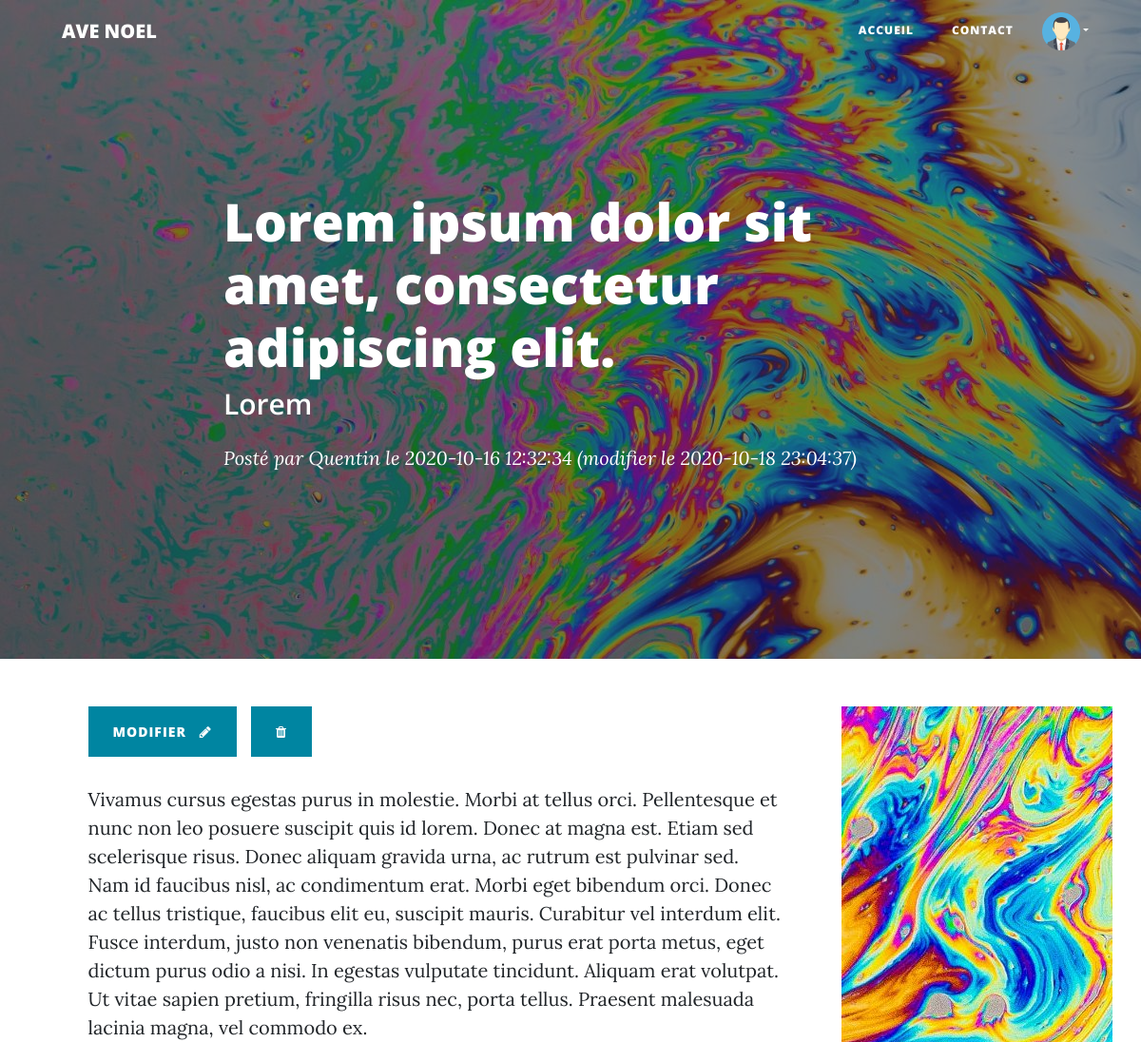
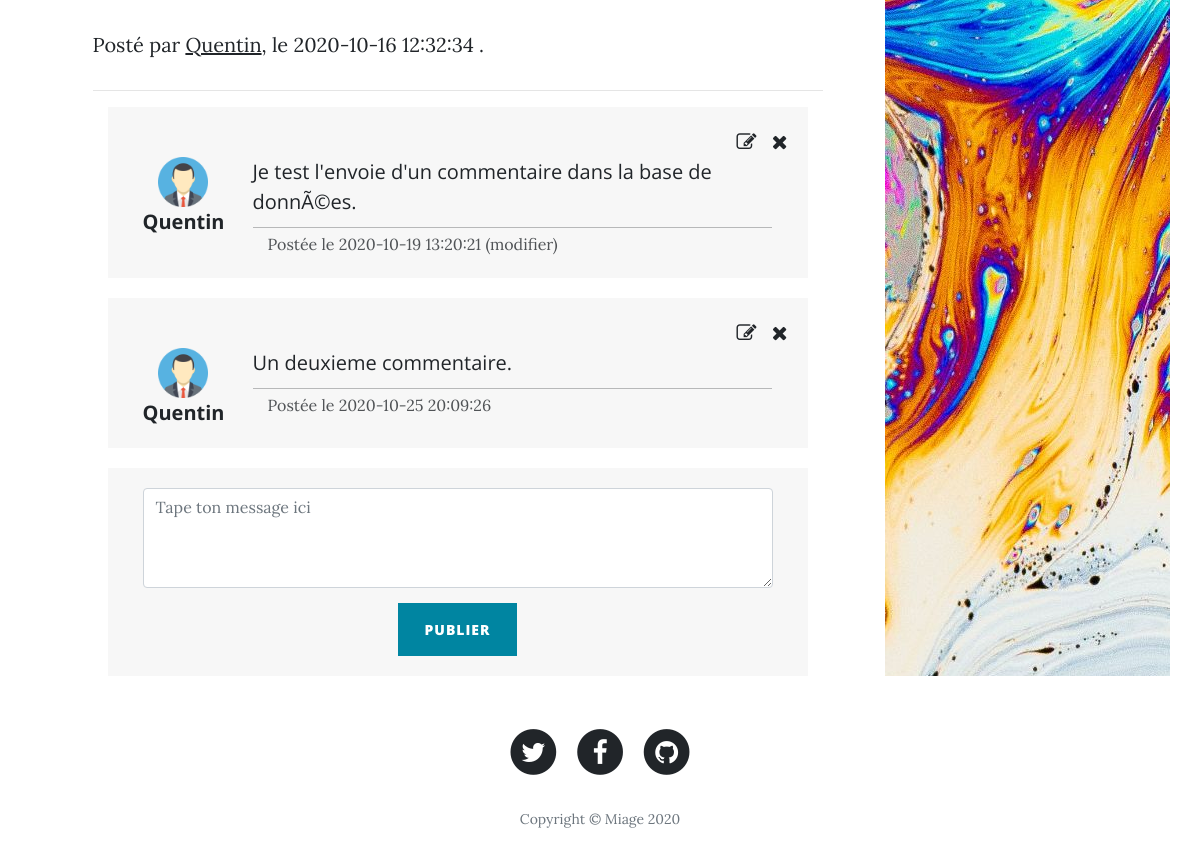
The app's page /index.php?controller=post&post=1 (signed in) with its own data (2 pictures, top to bottom).
### tables this page shows
CREATE TABLE IF NOT EXISTS `post` (
  `id` int(11) NOT NULL AUTO_INCREMENT,
  `id_client` int(11) NOT NULL,
  `content` text NOT NULL,
  `title` varchar(150) NOT NULL,
  `subject` varchar(30) NOT NULL,
  `created_at` datetime DEFAULT NULL,
  `updated_at` datetime DEFAULT NULL,
  `deleted_at` datetime DEFAULT NULL,
  PRIMARY KEY (`id`),
  KEY `id_client` (`id_client`)
);

CREATE TABLE IF NOT EXISTS `client` (
  `id` int(11) NOT NULL AUTO_INCREMENT,
  `username` varchar(20) NOT NULL,
  `mail` varchar(40) NOT NULL,
  `lastname` varchar(40) NOT NULL,
  `firstname` varchar(20) NOT NULL,
  `password` varchar(70) NOT NULL,
  `isadmin` tinyint(1) DEFAULT NULL,
  `iswriter` tinyint(1) NOT NULL,
  `avatar_path` varchar(30) DEFAULT NULL,
  `last_connection_at` datetime DEFAULT NULL,
  `is_following_newsletter` tinyint(1) NOT NULL,
  PRIMARY KEY (`id`),
  UNIQUE KEY `username` (`username`)
);

CREATE TABLE IF NOT EXISTS `comment` (
  `id` int(11) NOT NULL AUTO_INCREMENT,
  `id_client` int(11) NOT NULL,
  `id_post` int(11) NOT NULL,
  `content` text NOT NULL,
  `created_at` datetime DEFAULT NULL,
  `updated_at` datetime DEFAULT NULL,
  `deleted_at` datetime DEFAULT NULL,
  PRIMARY KEY (`id`),
  KEY `id_client` (`id_client`),
  KEY `id_post` (`id_post`)
);

### src/views/post/post.php (the view, shortened to what the rows shown need)
    <header class="masthead" style="background: url(&quot;images/image1.jpg&quot;);">
        <div class="container">
            <div class="row">
                <div class="col-md-10 col-lg-8 mx-auto">
                    <div class="post-heading">
                        <h1><?= $post->getTitle() ?><br></h1>
                        <h2 class="subheading"><?= $post->getSubject() ?><br></h2>
                        <span class="meta"> Posté par <a
                                    href="index.php?controller=client&action=posts&idClient=<?= $post->getIdClient() ?>"><?= $post->getUsername() ?></a>&nbsp;le <?= $post->getCreatedAt() ?> <?php if ($post->getUpdatedAt() != null) {
                                echo("(modifier le " . $post->getUpdatedAt() . ")");
                            } ?></span></div>
                </div>
            </div>
        </div>
    </header>
    <article>
        <div class="container">
            <div class="row" style="border-width: 1px;border-color: #212529;">
                <div class="col-md-10 col-lg-8 mx-auto">
                    <?php
                    if (isset($_SESSION['session_validity']) && ($_SESSION['isAdmin'] || ($_SESSION['id'] == $post->getIdClient()))) {
                        echo '<div>
                        <button class="btn btn-primary" type="button" data-toggle="modal"
                                data-target="#modalUpdatePost"> Modifier &nbsp;&nbsp;<i class="fa fa-pencil"></i>
                        </button>
                                                                                                value="' . $post->getTitle() . '"
                                                                                                   value="' . $post->getSubject() . '">
                                            <div class="form-group"><label> Texte</label><textarea name="content"
                                                                                                   class="col-12 form-control"
                                                                                                   placeholder="Taper le texte du post"
                                                                                                   style="font-size: 16px;height: 15em;">' . $post->getContent() . '</textarea>
                                            </div>
                        <button class="btn btn-primary" type="button" style="margin-left: 10px;" data-toggle="modal"
                                data-target="#modalDeletePost"><i class="fa fa-trash"></i></button>
                                            <input name="idPost" type="hidden" readonly value="' . $post->getId() . '">
                    </div>';
                    }
                    ?>
                    <p><?= $post->getContent() ?><br></p>
                    <p><span> Posté par </span><a
                                href="index.php?controller=client&action=posts&idClient=<?= $post->getIdClient() ?>"><?= $post->getUsername() ?></a><span>, le <?= $post->getCreatedAt() ?> </span>.
                    </p>
                    <hr>
                    <div style="padding: 0px 30px;">
                        <div>
                            <?php foreach ($comments as $comment): ?>
                                <div class="row"
                                     style="background: rgba(0,0,0,0.03);padding: 20px;margin-bottom: 20px;">
                                    <?php
                                    if (isset($_SESSION['session_validity']) && ($_SESSION['isAdmin'] || ($_SESSION['id'] == $comment->getIdClient()))) {
                                        echo '<div class="col col-sm-12 p-0">
                                    <div class="row col-12 p-0 m-0">
                                        <div class="col p-0">
                                            <div class="float-right">
                                            <span>
                                                <i class="fa fa-edit" data-toggle="modal"
                                                   data-target="#modalUpdateComment' . $comment->getId() . '"
                                                   style="margin-right: 10px;"></i>
                                                <i class="fa fa-remove" data-toggle="modal"
                                                   data-target="#modalDeleteComment' . $comment->getId() . '"></i>
                                            </span>
                                            </div>
                                        </div>
                                    </div>
                                </div>';
                                    }
                                    ?>
                                    <div class="col-12 col-md-2">
                                        <div class="row">
                                            <div class="col-12" style="text-align: center;">
                                                <img class="col-12" style="max-width: 150px;"
                                                     src="images/user-icon/<?= $comment->getAvatarPath() ?>">
                                                <strong style="font-family: 'Open Sans', sans-serif;"><?= $comment->getUsername() ?></strong>
                                            </div>
                                        </div>
                                    </div>
                                    <div class="col-10">
                                        <div class="row">
                                            <div class="col" style="margin-bottom: 10px;"><span
                                                        style="font-family: 'Open Sans', sans-serif;"><?= $comment->getContent() ?></span>
                                            </div>
                                        </div>
                                        <div class="row">
                                            <div class="col">
                                                <div style="border-width: 1px;border-color: rgba(33,37,41,0.3);border-top-style: solid;">
                                                    <small class="col-12" style="color: rgba(33,37,41,0.78);">Postée
                                                        le&nbsp;<?= $comment->getCreatedAt() ?><?php if ($comment->getUpdatedAt() != null) {
                                                            echo(' (modifier)');
                                                        } ?></small>
                                                </div>
                                            </div>
                                        </div>
                                    </div>
                                </div>
                            <?php endforeach; ?>
                        </div>
                    </div>
                </div>
            </div>
    </article>
<?php
include_once "../src/views/layout/template.php";
?>

### records on screen
post: title "Lorem ipsum dolor sit amet, consectetur adipiscing elit.", subject "Lorem", created_at "2020-10-16 12:32:34", updated_at "2020-10-18 23:04:37", content "Vivamus cursus egestas purus in molestie. Morbi at tellus orci. Pellentesque et nunc non leo posuere suscipit quis id lorem. Donec at magna est. Etiam sed scelerisque risus. Donec aliquam gravida urna, ac rutrum est pulvinar sed. Nam id faucibus nisl, ac condimentum erat. Morbi eget bibendum orci. Donec ac tellus tristique, faucibus elit eu, suscipit mauris. Curabitur vel interdum elit. Fusce interdum, justo non venenatis bibendum, purus erat porta metus, eget dictum purus odio a nisi. In egestas vulputate tincidunt. Aliquam erat volutpat. Ut vitae sapien pretium, fringilla risus nec, porta tellus. Praesent malesuada lacinia magna, vel commodo ex."
client: username "Quentin"
comment: id_client.avatar_path (placeholder picture), id_client.username "Quentin", content "Je test l'envoie d'un commentaire dans la base de donnÃ©es.", created_at "2020-10-19 13:20:21", shows "(modifier)"
comment: id_client.avatar_path (placeholder picture), id_client.username "Quentin", content "Un deuxieme commentaire.", created_at "2020-10-25 20:09:26"
